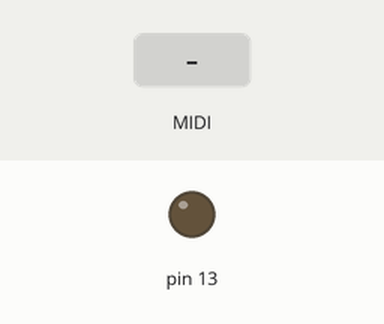
This sketch was run on a simulated Arduino Uno, built with avr-gcc and run on an emulated ATmega328P. Parts: output pins drawn as LEDs (lit = HIGH). The test bench sets the inputs (shaded band). MIDI output is not drawn.

Above: at 1.2 s.
1.3 s: MIDI note 36 received
At 1.45 s:
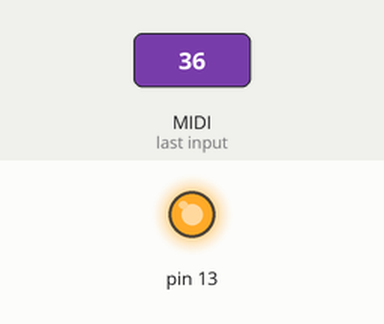
Timing chart, 0 to 4.3 s (numbered marks = the images above; inputs shaded):
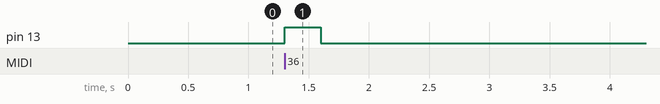

Measured:
- after the input at 1.3 s, pin 13: LOW → HIGH at once, → LOW 0.30 s later

The sketch:

midi_to_cv.ino
```cpp
#include <MIDI.h>
#include <Wire.h>
#include <Adafruit_MCP4725.h>

Adafruit_MCP4725 dac;

MIDI_CREATE_DEFAULT_INSTANCE();

void handleNoteOn(byte channel, byte note, byte velocity){
  int newNote = note - 24;
  if (newNote < 0){
    newNote = 0;
  } else if (newNote*68 > 4095){
    newNote = 60;
  }
  dac.setVoltage(newNote *68, false);
  digitalWrite(13, HIGH);
}

void handleNoteOff(byte channel, byte note, byte velocity){
  digitalWrite(13, LOW);
}

void setup() {
  pinMode(13, OUTPUT);
  MIDI.begin();
  MIDI.setHandleNoteOn(handleNoteOn);
  MIDI.setHandleNoteOff(handleNoteOff);
  Serial.begin(115200);

  dac.begin(0x62);
  dac.setVoltage(1, false);

}

void loop() {
  MIDI.read();
}
```
